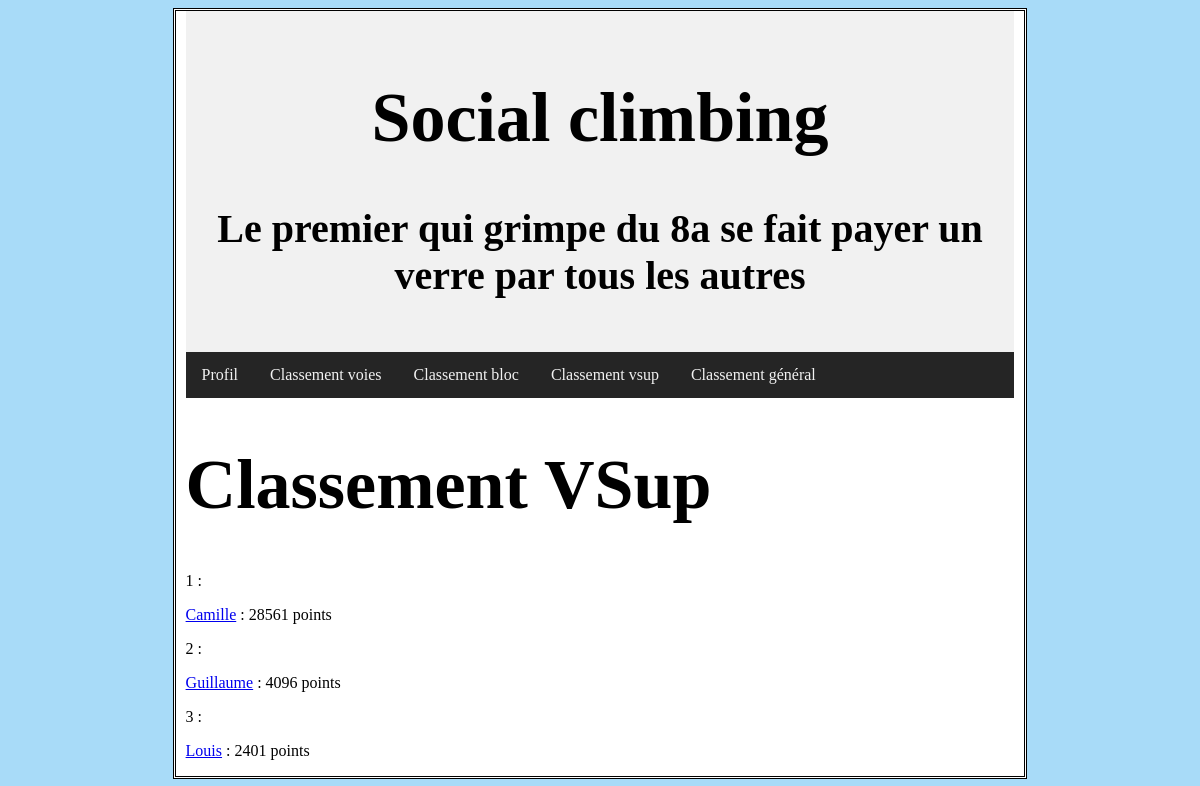
Screenshot of /classementVSup.php with the database file from the repository.
### tables this page shows
CREATE TABLE `classement` (
  `id` int(11) NOT NULL,
  `grimpeur` varchar(50) NOT NULL,
  `niveauVoie` varchar(3) NOT NULL,
  `niveauBloc` varchar(3) NOT NULL,
  `niveauVSup` varchar(50) NOT NULL,
  `nbVoies` int(5) NOT NULL,
  `nbBlocs` int(5) NOT NULL,
  `nbVSup` int(5) NOT NULL,
  `points` int(10) NOT NULL,
  `pointsVoie` int(10) NOT NULL,
  `pointsBloc` int(10) NOT NULL,
  `pointsVSup` int(10) NOT NULL
);

### fonctionsClassement.php (called while the page is built, shortened)
<?php
function classement($table)
{
    global $conn;
    switch($table)
    {
        case "vsup":
            $query = "SELECT * FROM classement ORDER BY pointsVSup DESC";
            break;
    }
    $result = $conn->query($query);
    $array = array();
    if( mysqli_num_rows($result) != 0 ){
        while( $row = $result->fetch_assoc() ){
            $array[] = $row;
        }
    }
    return $array;
}
?>

### classementVSup.php (the view, shortened to what this page needs)
<?php
include("Functions.php");
?>
<!DOCTYPE html>
<html lang="fr">
<head>
    <?php
    include("head.php");
    ?>
</head>
<body>
<div id="MainContainer">
    <?php
    include("header_topnav.php");
    include("fonctionsClassement.php");
    $classement = classement("vsup");
    echo'<h1>Classement VSup</h1>';
    $i = 0;
    foreach($classement as $index => $row) {
        $i++;
        echo'<p>'.$i.' : </p>';
        $id = $row['id'];
        $points = $row['pointsVSup'];
        $grimpeur = $row['grimpeur'];
        ?><p><a href="profil.php?id=<?php echo $id?>"><?php echo $grimpeur?></a> : <?php echo $points?> points</p>
        <?php
    }
    ?>
</div>
</body>
</html>

### StyleTD/StyleTD1.css (style rules this page uses)
h1 { font-family: "Brush Script MT", verdana; font-size: 70px; }
body { font-family: Georgia; background-color: rgba(55, 173, 241, 0.432); }
#MainContainer { margin: 0px auto; width: 70%; height: 100% border-width: 0px 10px; border-style:double; border-color:black; padding: 0px 10px; background-color:white; }

### rows the page displays
classement: grimpeur "Camille", pointsVSup "28561"
classement: grimpeur "Guillaume", pointsVSup "4096"
classement: grimpeur "Louis", pointsVSup "2401"
